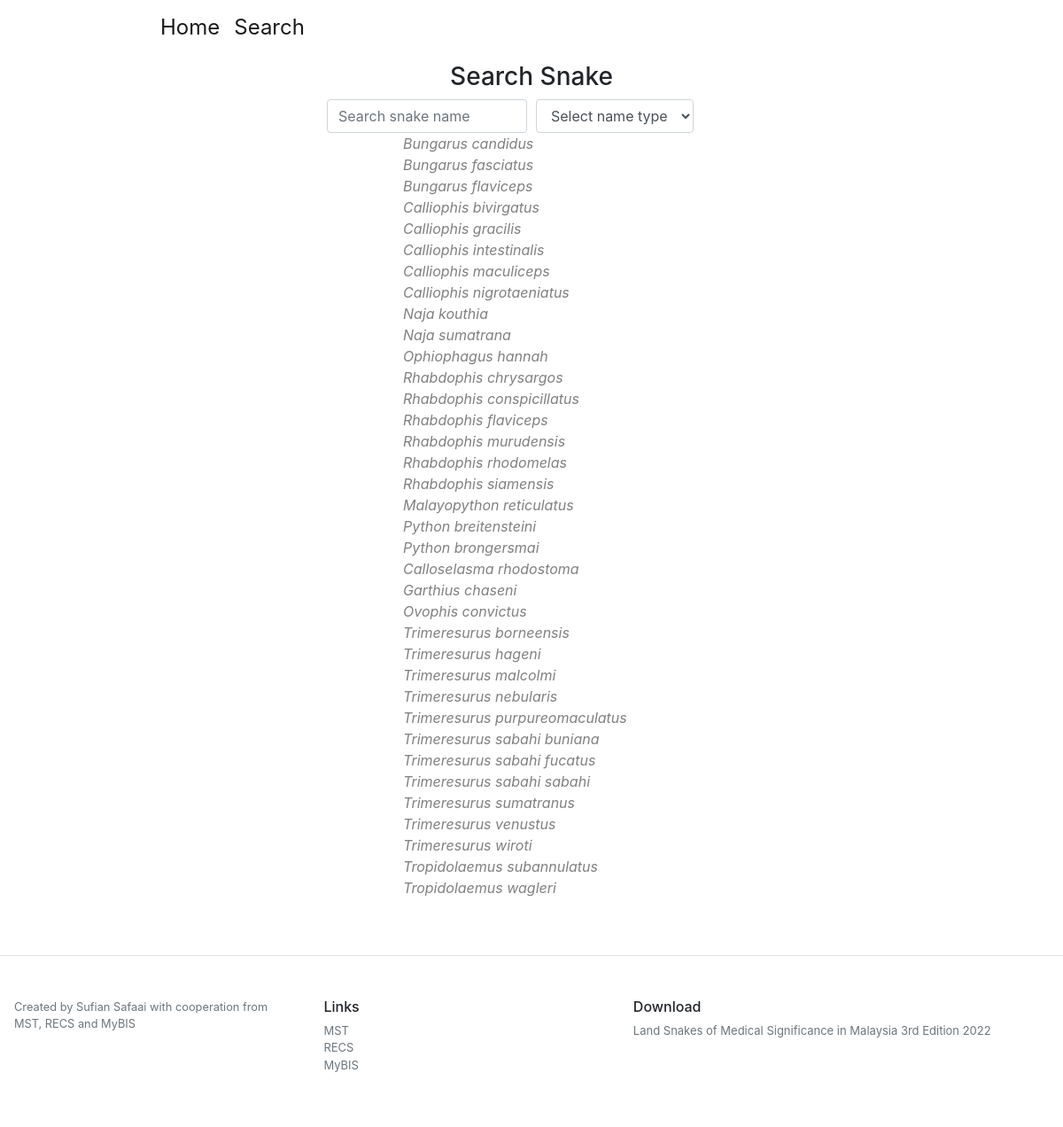
Screenshot of /search with the database file from the repository.
### project/models.py (models this page shows)
class Snakes(db.Model):
    __tablename__ = 'snake'
    id = db.Column(db.Integer, primary_key=True)
    name_en = db.Column(db.String(50), nullable=True)
    name_bm = db.Column(db.String(50), nullable=True)
    name_scientific = db.Column(db.String(50), nullable=True)
    family = db.Column(db.String(50), nullable=True)
    snake_location = db.Column(db.String(50), nullable=True)
    habitat = db.Column(db.String(50), nullable=True)
    circadian = db.Column(db.String(50), nullable=True)
    venom_status = db.Column(db.String(50), nullable=True)
    antivenom = db.Column(db.String(50), nullable=True)
    iucn = db.Column(db.String(50), nullable=True)
    mybis = db.Column(db.String(50), nullable=True)
    locations = db.relationship('Snake_location', backref = 'location', lazy='dynamic')

### project/sdata/sdata.py (the view)
@sdata.route('/search')
def search():
    snake_cache = Snakes.query.all()
    return render_template('snake_search.html',
    snake_cache=snake_cache
    )

### project/sdata/templates/snake_search.html (shortened to what this page needs)
{% extends "base.html" %}
{% block head %}
{{super()}}
<head>
</head>
{% endblock %}
{% block content %}
<div class="container" style="padding-top: 10px;margin: auto;max-width: 700px;">
    <h3 style="text-align: center;">Search Snake</h3>
    <div class="form-inline">
        <div class="form-row" style="margin: 0 auto;">
            <div class="col my-auto">
                <input type="text" class="form-control" placeholder="Search snake name" style="display: block;width: 100%;"/>
            </div>
            <div class="col my-auto">
                <form action={{url_for('sdata.get_name_type')}} method="POST">
                    <select class="form-control align-items-center" name="name_type" id="name_type" onchange="this.form.submit()" style="display: inline-block;">
                        <option value="" disabled selected>
                            {% if name_type == 'name_scientific' %}
                            Scientific
                            {% elif name_type == 'name_en' %}
                            English
                            {% elif name_type == 'name_bm' %}
                            Bahasa Melayu
                            {% else %}
                            Select name type
                            {% endif %}
                        </option>
                    </select>
                </form>
            </div>
            <br>
        </div>
        <div class="container" style="width: 400px;">
            <ul class="live-search-list" type="None" >
                {% for snake in snake_cache %}
                {% if name_type == 'name_scientific' %}
                <a href="{{url_for('sdata.snake_info', id=snake.id)}}" style="color:gray;"><li><i>{{snake.name_scientific}}</i></li></a>
                {% elif name_type == 'name_en' %}
                <a href="{{url_for('sdata.snake_info', id=snake.id)}}" style="color:gray;"><li>{{snake.name_en}}</li></a>
                {% elif name_type == 'name_bm' %}
                <a href="{{url_for('sdata.snake_info', id=snake.id)}}" style="color:gray;"><li>{{snake.name_bm}}</li></a>
                {% else %}
                <a href="{{url_for('sdata.snake_info', id=snake.id)}}" style="color:gray;"><li><i>{{snake.name_scientific}}</i></li></a>
                {% endif %}
                {% endfor %}
            </ul>
        </div>
    </div>
</div>
{% endblock %}

### rows the page displays
Snakes: name_scientific "Bungarus candidus"
Snakes: name_scientific "Bungarus fasciatus"
Snakes: name_scientific "Bungarus flaviceps"
Snakes: name_scientific "Calliophis bivirgatus"
Snakes: name_scientific "Calliophis gracilis"
Snakes: name_scientific "Calliophis intestinalis"
Snakes: name_scientific "Calliophis maculiceps"
Snakes: name_scientific "Calliophis nigrotaeniatus"
Snakes: name_scientific "Naja kouthia"
Snakes: name_scientific "Naja sumatrana"
Snakes: name_scientific "Ophiophagus hannah"
Snakes: name_scientific "Rhabdophis chrysargos"
Snakes: name_scientific "Rhabdophis conspicillatus"
Snakes: name_scientific "Rhabdophis flaviceps"
Snakes: name_scientific "Rhabdophis murudensis"
Snakes: name_scientific "Rhabdophis rhodomelas"
Snakes: name_scientific "Rhabdophis siamensis"
Snakes: name_scientific "Malayopython reticulatus"
Snakes: name_scientific "Python breitensteini"
Snakes: name_scientific "Python brongersmai"
Snakes: name_scientific "Calloselasma rhodostoma"
Snakes: name_scientific "Garthius chaseni"
Snakes: name_scientific "Ovophis convictus"
Snakes: name_scientific "Trimeresurus borneensis"
Snakes: name_scientific "Trimeresurus hageni"
Snakes: name_scientific "Trimeresurus malcolmi"
Snakes: name_scientific "Trimeresurus nebularis"
Snakes: name_scientific "Trimeresurus purpureomaculatus"
Snakes: name_scientific "Trimeresurus sabahi buniana"
Snakes: name_scientific "Trimeresurus sabahi fucatus"
Snakes: name_scientific "Trimeresurus sabahi sabahi"
Snakes: name_scientific "Trimeresurus sumatranus"
Snakes: name_scientific "Trimeresurus venustus"
Snakes: name_scientific "Trimeresurus wiroti"
Snakes: name_scientific "Tropidolaemus subannulatus"
Snakes: name_scientific "Tropidolaemus wagleri"
